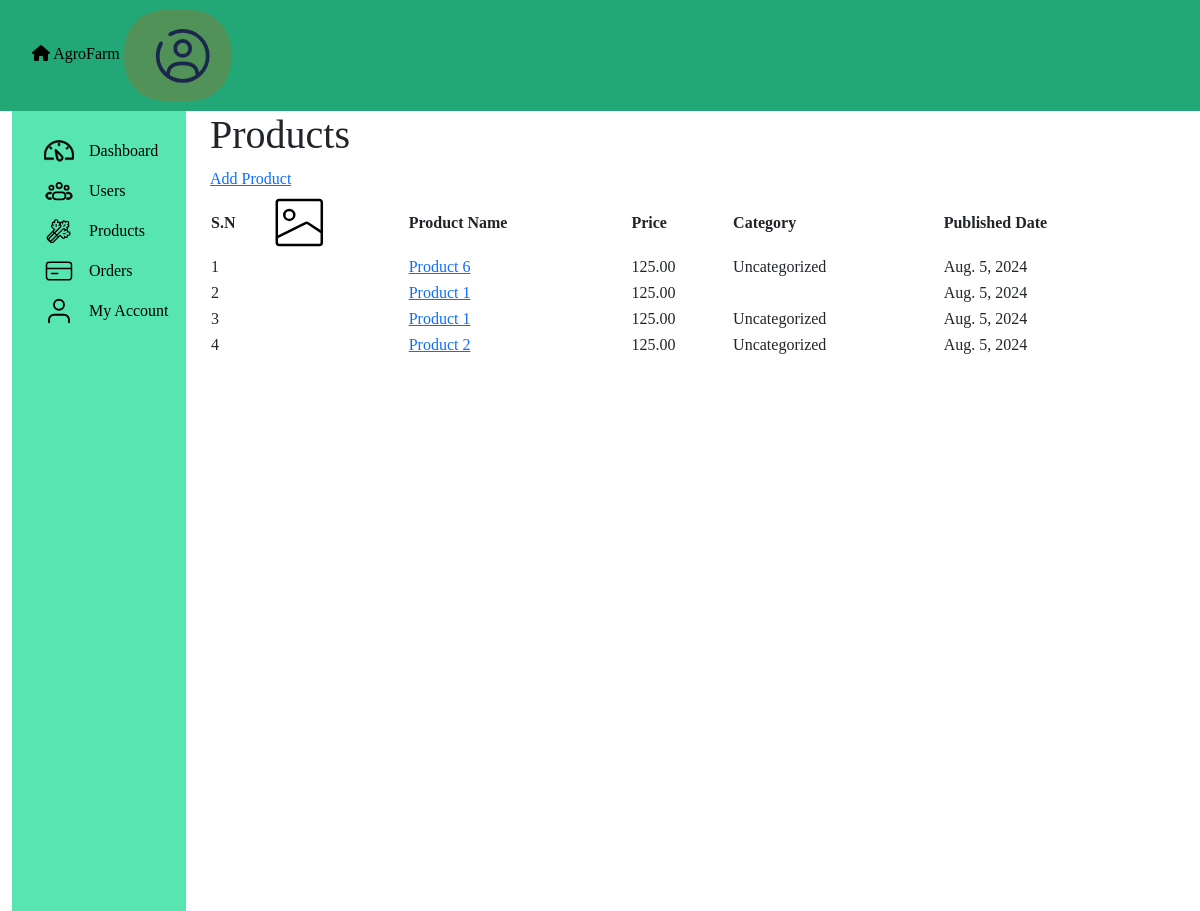
The app's page /dashboard/products (signed in), older data.
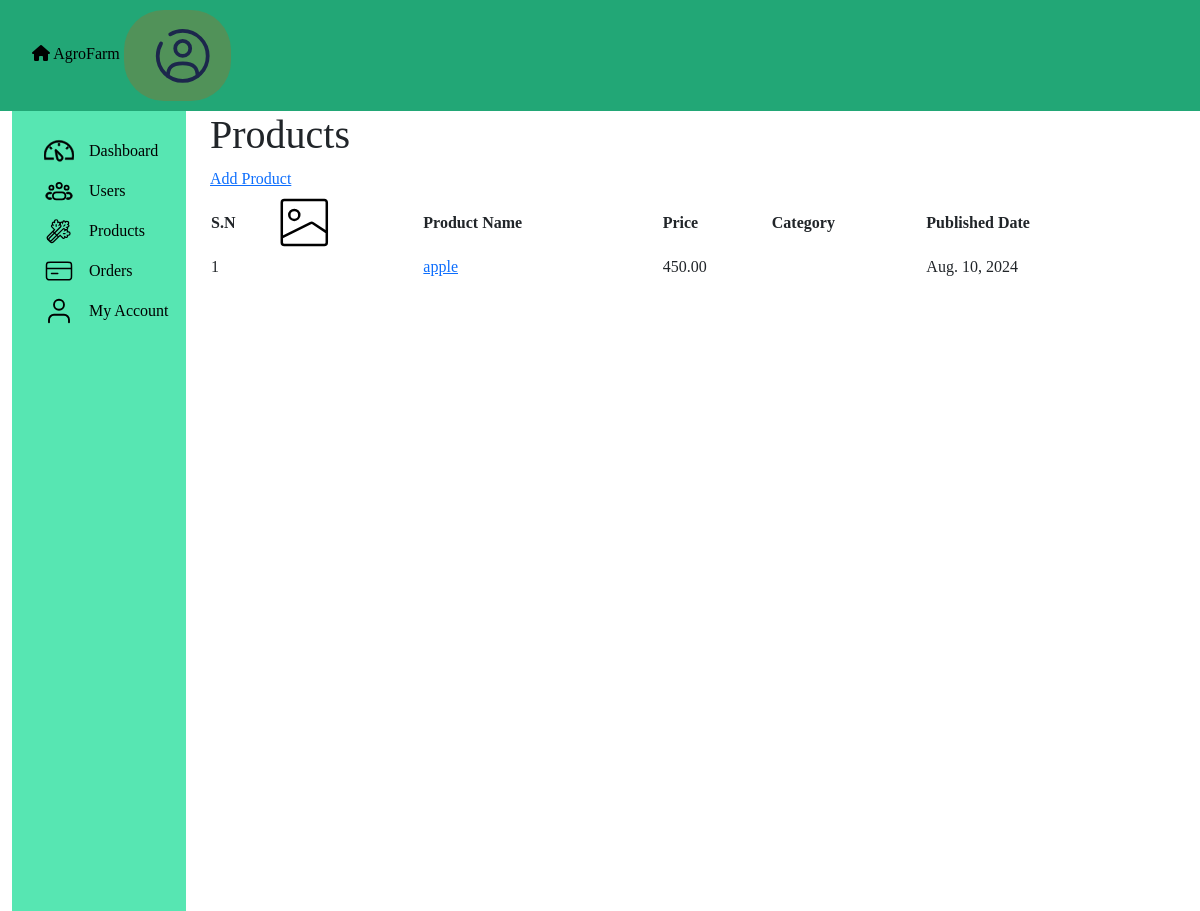
The same page, newer data.
### agroFarm/models.py (models this page shows, shortened)
class BaseModel(models.Model):
    uid = models.AutoField(primary_key=True, editable=False, unique=True)
    created = models.DateField(auto_now_add = True)
    modified = models.DateField(auto_now= True)
    class Meta:
        abstract = True

class Product(BaseModel):
    sellerId = models.ForeignKey(User, on_delete=models.CASCADE,default=00)
    productName = models.CharField(max_length=30,default="unknown")
    productType = models.ManyToManyField(Producttype, default=0)
    featuredimage = models.ImageField(upload_to='uploads/', default=0)
    productDescription = models.CharField(max_length=100,default="unknown")
    productPrice = models.DecimalField(max_digits=5, decimal_places=2,default="unknown")

class Producttype(BaseModel):
    name = models.CharField(max_length=30, default='')
    description = models.CharField(max_length=100, default='')

### agroFarm/views.py (the view)
# urls.py: path('dashboard/products', views.Product_dash_view.as_view(), name='Products'),
class Product_dash_view(View):
    def get(self, request):
        if request.user.is_anonymous:
            return redirect('/login')
        if request.user.is_superuser or request.user.is_staff:
            if request.user.is_superuser:
                products = Product.objects.all().order_by('-created')
            else:
                products = Product.objects.filter(sellerId=request.user).order_by('-created')
            try:
                context = {
                    'products' : products,
                    'page_name': 'Products'
                }
                return render(request, "product-dashboard.html" ,context)
            except Exception as e:
                messages.error(request, str(e))
                return render(request,"product-dashboard.html")
        messages.error(request, 'Access Denied')
        return redirect('/')

### templates/product-dashboard.html (shortened to what this page needs)
{% include 'theme-temp/dashboard-header.html' %}
<section class="dashboard-page">
  <div class="container">
    <div class="row">
      <div class="col-md-2">
        <div class="dashboard-nav-wrapper container">
          {% include 'template-parts/dashboard-nav.html' %}
        </div>
      </div>
      <div class="col-md-10">
        <div class="title">
            <h1>Products</h1>
            <a href="/dashboard/products/add-new">Add Product</a>
        </div>
        <div class="dashboard-products-wrapper">
            <table>
                <thead>
                    <th>S.N</th>
                    <th>
                    </th>
                    <th>Product Name</th>
                    <th>Price</th>
                    <th>Category</th>
                    <th>Published Date</th>
                </thead>
                <tbody>
                    {% for x in products %}
                    <tr>
                        <td>{{forloop.counter}}</td>
                        <td>{{x.featuredimage}}</td>
                        <td><a href="/dashboard/products/edit-product/{{x.uid}}">{{ x.productName }}</a></td>
                        <td>{{ x.productPrice }}</td>
                        <td>
                          {% for type in x.productType.all %}
                            {{ type.name }}{% if not forloop.last %}, {% endif %}
                          {% endfor %}
                        </td>
                        <td>{{ x.created }}</td>
                    </tr>
                    {% empty %}
                    <tr><td colspan="6">Sorry, No products found</td></tr>
                    {% endfor %}
                </tbody>
            </table>
        </div>
      </div>
    </div>
  </div>
</section>
{% include 'theme-temp/dashboard-footer.html' %}

### templates/theme-temp/dashboard-header.html (shortened to what this page needs)
{% load static %}
<!DOCTYPE html>
<html lang="en">
  <head>
    {% load static %}{% load bootstrap5 %} {% bootstrap_css %}
    <link rel="stylesheet" href="{% static 'css/all.css' %}">
    <link rel="stylesheet" href="{% static 'css/dashboard.css' %}">
    <link rel="stylesheet" href="static/main.css">
    <link href="https://cdn.jsdelivr.net/npm/quill@2.0.2/dist/quill.snow.css" rel="stylesheet" />
  </head>
  <body>
    <div class="top-nav">
      <div class="container">
        <div class="top-nav-content">
          <a href="/"><i class="fa-solid fa-house"></i> AgroFarm</a>
        </div>
        <div class="right-user-info">
          <div class="nav-item dropdown">
            <a class="nav-link" href="#" role="button" data-bs-toggle="dropdown" aria-expanded="false">
            </a>
          </div>
        </div>
      </div>
    </div>

### templates/template-parts/dashboard-nav.html (shortened to what this page needs)
<ul>
  <li>
    <a href="/dashboard" title="">
      Dashboard
    </a>
  </li>
  <li>
    <a href="#" title="">
      Users
    </a>
  </li>
  <li>
    <a href="/dashboard/products" title="">
      Products
    </a>
  </li>
  <li>
    <a href="#" title="">
      Orders
    </a>
  </li>
  <li>
    <a href="/dashboard/account" title="">
      My Account
    </a>
  </li>
</ul>

### templates/theme-temp/dashboard-footer.html (shortened to what this page needs)
{% load static %}
</body>
</html>

### static/css/dashboard.css (style rules this page uses)
body { font-family: 'poppins'; }
.container { max-width: 100%; }
.dashboard-page .row { margin-right: 0px; }
.top-nav { background:#22a776; padding: 5px 20px ; color: #fff; }
.top-nav-content { display: inline-block; }
.right-user-info { display: inline-block; }
.top-nav a, .dashboard-nav-wrapper a { text-decoration: none; color: #000; }
.dashboard-nav-wrapper { padding: 20px 0px; background: #57e6b2; height: 100vh; }
.dashboard-nav-wrapper ul { list-style: none; }
.dashboard-nav-wrapper li a { display: flex; align-items: center; gap: 15px; padding: 5px 0; }
.dashboard-nav-wrapper svg { height: auto; width: 30px; }
.dashboard-products-wrapper table { width: 100%; max-width: 100%; }

### static/css/main.css (style rules this page uses)
:root { --primary-color: #519259; --secondary-color: #1A544D; --color-four: #F4EEA9; --alert_color: #eb1d36; --color-bg: #eae3d2; --color-bgd: #f9f5eb; }
.container { max-width: 100%; }
.nav-item .nav-link { color: #fff; padding: 15px 8px; font-size: 16px; text-transform: capitalize; }
.nav-item { margin-left: 30px; }
.dropdown { padding: 0 10px 0 20px; background-color: var(--primary-color); border-radius: 40px; margin: 5px 0 ; }

Row changes from the older to the newer data that the page shows:
removed Product: productName "Product 6", productPrice "125.00", created "Aug. 5, 2024"
removed Producttype: name "Uncategorized"
removed Product: productName "Product 1", productPrice "125.00", created "Aug. 5, 2024"
removed Product: productName "Product 1", productPrice "125.00", created "Aug. 5, 2024"
removed Product: productName "Product 2", productPrice "125.00", created "Aug. 5, 2024"
added Product: productName "apple", productPrice "450.00", created "Aug. 10, 2024"
